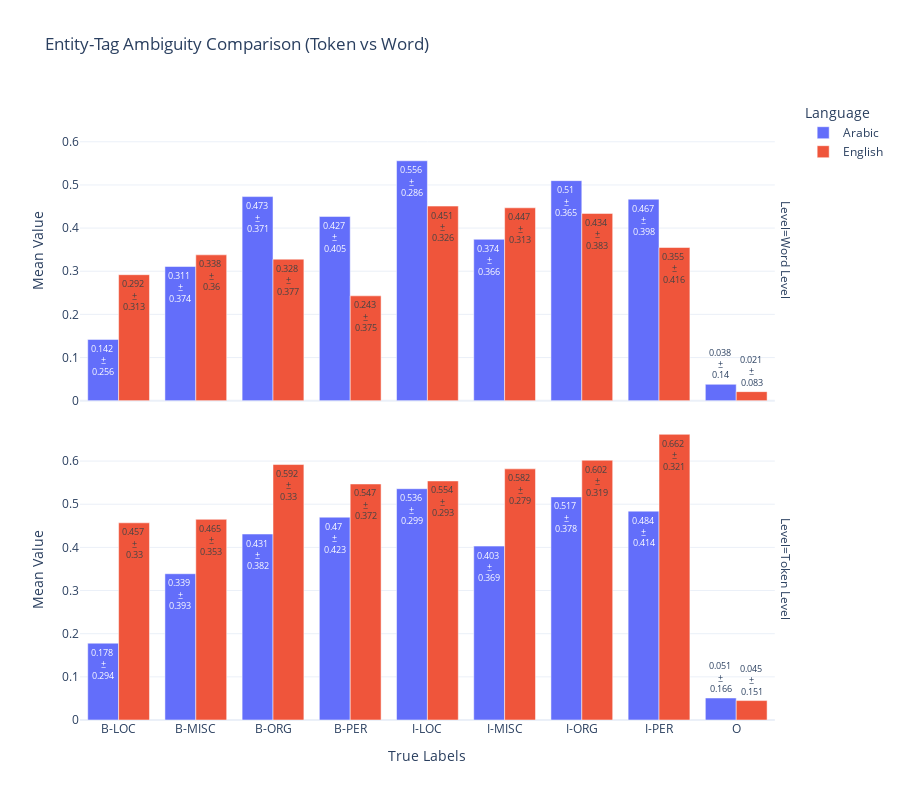

The notebook cell this image was saved under:
### Code cell
ambiguity_analysis = AmbiguityAnalysis(dash_data)
ambiguity_analysis.analyze_merged_entity_level()

### Figure 1 — Plotly figure (JSON) as saved in the notebook; plotly's stock layout.template omitted (floating-point values rounded to 4 significant figures)
{"data": [{"alignmentgroup": "True", "hovertemplate": "Language=Arabic<br>Level=Word Level<br>True Labels=%{x}<br>Mean Value=%{y}<br>Text Label=%{text}<extra></extra>", "legendgroup": "Arabic", "marker": {"color": "#636efa", "pattern": {"shape": ""}}, "name": "Arabic", "offsetgroup": "Arabic", "orientation": "v", "showlegend": true, "text": ["0.142 <br>±<br>0.256", "0.311 <br>±<br>0.374", "0.473 <br>±<br>0.371", "0.427 <br>±<br>0.405", "0.556 <br>±<br>0.286", "0.374 <br>±<br>0.366", "0.51 <br>±<br>0.365", "0.467 <br>±<br>0.398", "0.038 <br>±<br>0.14", "nan <br>±<br>nan", "nan <br>±<br>nan", "nan <br>±<br>nan", "nan <br>±<br>nan", "nan <br>±<br>nan", "nan <br>±<br>nan", "nan <br>±<br>nan", "nan <br>±<br>nan", "nan <br>±<br>nan"], "textposition": "auto", "type": "bar", "x": ["B-LOC", "B-MISC", "B-ORG", "B-PER", "I-LOC", "I-MISC", "I-ORG", "I-PER", "O", "B-LOC", "B-MISC", "B-ORG", "B-PER", "I-LOC", "I-MISC", "I-ORG", "I-PER", "O"], "xaxis": "x2", "y": [0.142, 0.311, 0.473, 0.427, 0.556, 0.374, 0.51, 0.467, 0.038, null, null, null, null, null, null, null, null, null], "yaxis": "y2"}, {"alignmentgroup": "True", "hovertemplate": "Language=Arabic<br>Level=Token Level<br>True Labels=%{x}<br>Mean Value=%{y}<br>Text Label=%{text}<extra></extra>", "legendgroup": "Arabic", "marker": {"color": "#636efa", "pattern": {"shape": ""}}, "name": "Arabic", "offsetgroup": "Arabic", "orientation": "v", "showlegend": false, "text": ["nan <br>±<br>nan", "nan <br>±<br>nan", "nan <br>±<br>nan", "nan <br>±<br>nan", "nan <br>±<br>nan", "nan <br>±<br>nan", "nan <br>±<br>nan", "nan <br>±<br>nan", "nan <br>±<br>nan", "0.178 <br>±<br>0.294", "0.339 <br>±<br>0.393", "0.431 <br>±<br>0.382", "0.47 <br>±<br>0.423", "0.536 <br>±<br>0.299", "0.403 <br>±<br>0.369", "0.517 <br>±<br>0.378", "0.484 <br>±<br>0.414", "0.051 <br>±<br>0.166"], "textposition": "auto", "type": "bar", "x": ["B-LOC", "B-MISC", "B-ORG", "B-PER", "I-LOC", "I-MISC", "I-ORG", "I-PER", "O", "B-LOC", "B-MISC", "B-ORG", "B-PER", "I-LOC", "I-MISC", "I-ORG", "I-PER", "O"], "xaxis": "x", "y": [null, null, null, null, null, null, null, null, null, 0.178, 0.339, 0.431, 0.47, 0.536, 0.403, 0.517, 0.484, 0.051], "yaxis": "y"}, {"alignmentgroup": "True", "hovertemplate": "Language=English<br>Level=Word Level<br>True Labels=%{x}<br>Mean Value=%{y}<br>Text Label=%{text}<extra></extra>", "legendgroup": "English", "marker": {"color": "#EF553B", "pattern": {"shape": ""}}, "name": "English", "offsetgroup": "English", "orientation": "v", "showlegend": true, "text": ["0.292 <br>±<br>0.313", "0.338 <br>±<br>0.36", "0.328 <br>±<br>0.377", "0.243 <br>±<br>0.375", "0.451 <br>±<br>0.326", "0.447 <br>±<br>0.313", "0.434 <br>±<br>0.383", "0.355 <br>±<br>0.416", "0.021 <br>±<br>0.083", "nan <br>±<br>nan", "nan <br>±<br>nan", "nan <br>±<br>nan", "nan <br>±<br>nan", "nan <br>±<br>nan", "nan <br>±<br>nan", "nan <br>±<br>nan", "nan <br>±<br>nan", "nan <br>±<br>nan"], "textposition": "auto", "type": "bar", "x": ["B-LOC", "B-MISC", "B-ORG", "B-PER", "I-LOC", "I-MISC", "I-ORG", "I-PER", "O", "B-LOC", "B-MISC", "B-ORG", "B-PER", "I-LOC", "I-MISC", "I-ORG", "I-PER", "O"], "xaxis": "x2", "y": [0.292, 0.338, 0.328, 0.243, 0.451, 0.447, 0.434, 0.355, 0.021, null, null, null, null, null, null, null, null, null], "yaxis": "y2"}, {"alignmentgroup": "True", "hovertemplate": "Language=English<br>Level=Token Level<br>True Labels=%{x}<br>Mean Value=%{y}<br>Text Label=%{text}<extra></extra>", "legendgroup": "English", "marker": {"color": "#EF553B", "pattern": {"shape": ""}}, "name": "English", "offsetgroup": "English", "orientation": "v", "showlegend": false, "text": ["nan <br>±<br>nan", "nan <br>±<br>nan", "nan <br>±<br>nan", "nan <br>±<br>nan", "nan <br>±<br>nan", "nan <br>±<br>nan", "nan <br>±<br>nan", "nan <br>±<br>nan", "nan <br>±<br>nan", "0.457 <br>±<br>0.33", "0.465 <br>±<br>0.353", "0.592 <br>±<br>0.33", "0.547 <br>±<br>0.372", "0.554 <br>±<br>0.293", "0.582 <br>±<br>0.279", "0.602 <br>±<br>0.319", "0.662 <br>±<br>0.321", "0.045 <br>±<br>0.151"], "textposition": "auto", "type": "bar", "x": ["B-LOC", "B-MISC", "B-ORG", "B-PER", "I-LOC", "I-MISC", "I-ORG", "I-PER", "O", "B-LOC", "B-MISC", "B-ORG", "B-PER", "I-LOC", "I-MISC", "I-ORG", "I-PER", "O"], "xaxis": "x", "y": [null, null, null, null, null, null, null, null, null, 0.457, 0.465, 0.592, 0.547, 0.554, 0.582, 0.602, 0.662, 0.045], "yaxis": "y"}], "layout": {"annotations": [{"font": {}, "showarrow": false, "text": "Level=Token Level", "textangle": 90, "x": 0.98, "xanchor": "left", "xref": "paper", "y": 0.2425, "yanchor": "middle", "yref": "paper"}, {"font": {}, "showarrow": false, "text": "Level=Word Level", "textangle": 90, "x": 0.98, "xanchor": "left", "xref": "paper", "y": 0.7575, "yanchor": "middle", "yref": "paper"}], "barmode": "group", "height": 800, "legend": {"title": {"text": "Language"}, "tracegroupgap": 0}, "showlegend": true, "title": {"text": "Entity-Tag Ambiguity Comparison (Token vs Word)"}, "uniformtext": {"minsize": 8, "mode": "hide"}, "xaxis": {"anchor": "y", "domain": [0, 0.98], "title": {"text": "True Labels"}}, "xaxis2": {"anchor": "y2", "domain": [0, 0.98], "matches": "x", "showticklabels": false}, "yaxis": {"anchor": "x", "domain": [0, 0.485], "title": {"text": "Mean Value"}}, "yaxis2": {"anchor": "x2", "domain": [0.515, 1], "matches": "y", "title": {"text": "Mean Value"}}}}
